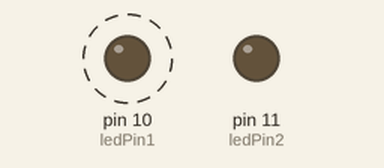
Simulated run of this sketch. Board: Arduino Uno, built with avr-gcc and run on an emulated ATmega328P. Shown: output pins drawn as LEDs (lit = HIGH). Dashed ring = blinking.

Above: at 0.2 s.
At 4.7 s:
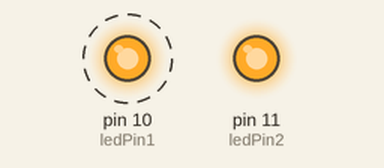
Timing chart, 0 to 6.5 s (numbered marks = the images above):
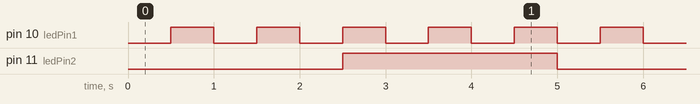

The sketch:

onoffMedInterruptHz.ino
```cpp
#include <TimerOne.h>
const uint8_t ledPin1 = 10;
const uint8_t ledPin2 = 11;
int ledState1 = LOW;
int ledState2 = LOW;
int iterations = 0;

void setup() {
  pinMode(ledPin1, OUTPUT);
  pinMode(ledPin2, OUTPUT);
  Timer1.initialize(500000); //The led will blink in a half second time interval
  Timer1.attachInterrupt(blinkLed);
}

void loop() {
  delay(2000);
}

void blinkLed(){
  iterations += 1;
  if(iterations > 4){
    iterations = 0;
    ledState2 = !ledState2;
  }
  ledState1 = !ledState1;
  digitalWrite(ledPin1, ledState1);
  digitalWrite(ledPin2, ledState2);
}
```

Measured:
- by itself, pin 10 (ledPin1): alternates HIGH for 0.50 s and LOW for 0.50 s
- by itself, pin 11 (ledPin2): alternates HIGH for 2.5 s and LOW for 2.5 s
- by itself, everything shown: repeats every 5.0 s, in 10 steps
